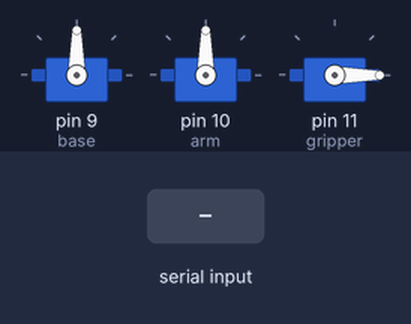
A sketch run on a simulated Arduino Uno, built with avr-gcc and run on an emulated ATmega328P. Parts: 3 × servo. The inputs (shaded band) are chosen by the test bench.

Above: at 1.2 s.
1.3 s: "RED\n" received over Serial
At 1.8 s:
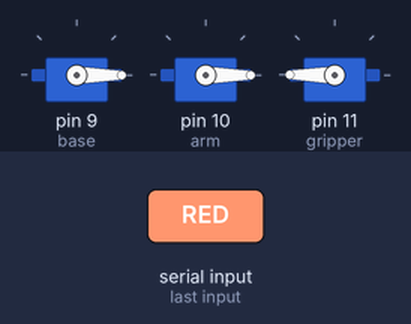
2.8 s: "YELLOW\n" received over Serial
At 3.1 s:
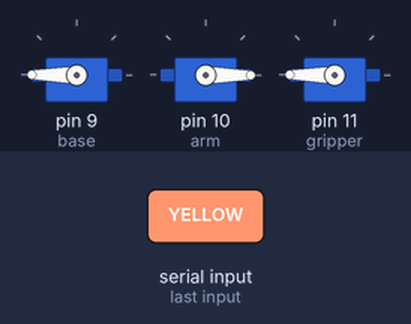
4.3 s: "PURPLE\n" received over Serial
At 5.4 s:
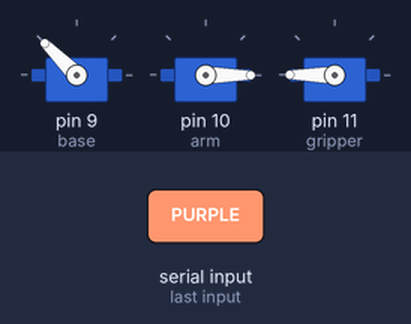
Timing chart, 0 to 7.3 s (numbered marks = the images above; inputs shaded):
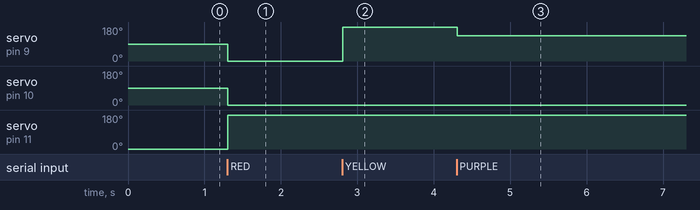

The sketch:

cai_code.ino
```cpp
#include <Servo.h>

Servo base;
Servo arm;
Servo gripper;

String command = "";

void setup() {
  Serial.begin(9600);
  base.attach(9);
  arm.attach(10);
  gripper.attach(11);

  arm.write(90);
  gripper.write(0);
  base.write(90);
}

void loop() {

  while (Serial.available()) {
    char c = Serial.read();
    if (c == '\n') {
      handleCommand(command);
      command = "";
    } else {
      command += c;
    }
  }
}

void handleCommand(String cmd) {
  if (cmd == "RED") {
    base.write(0);
    arm.write(0);
    gripper.write(180);
    delay(1000);
  } else if (cmd == "YELLOW") {
    // اللون الأصفر
    base.write(180);
    arm.write(0);
    gripper.write(180);
    delay(1000);
  }else if (cmd == "PURPLE") {
    base.write(135);
    arm.write(0);
    gripper.write(180);
    delay(1000);
  }

  else {
    Serial.println("Unknown command");
  }
}
```

Measured:
- after the input at 1.3 s, servo on pin 9 (base), servo on pin 10 (arm): 90° → 0° at once; servo on pin 11 (gripper): 0° → 180° at once
- after the input at 2.8 s, servo on pin 9 (base): 0° → 180° at once
- after the input at 4.3 s, servo on pin 9 (base): 180° → 135° at once
